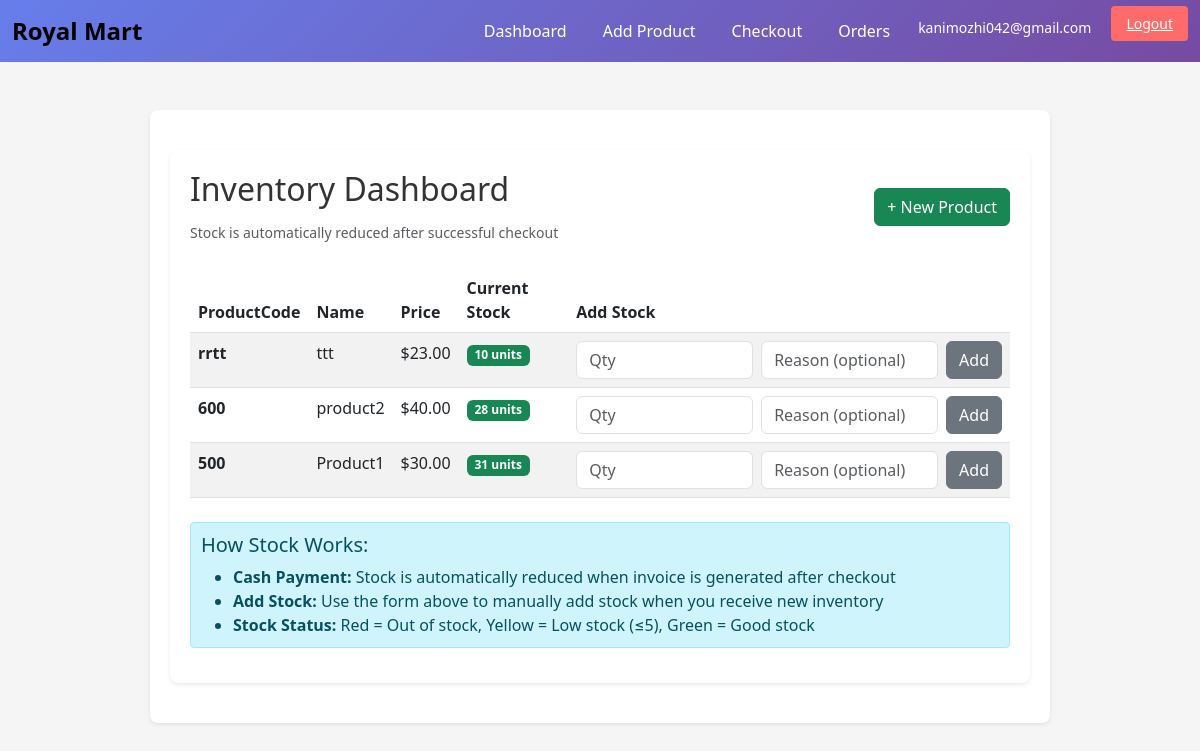
/ (signed in), run on the app's committed database.
### tables this page shows
CREATE TABLE inventory_items (
        id INTEGER PRIMARY KEY AUTOINCREMENT,
        admin_id INTEGER NOT NULL,
        sku TEXT NOT NULL,
        name TEXT NOT NULL,
        description TEXT,
        unit_price REAL NOT NULL,
        created_at TIMESTAMP DEFAULT CURRENT_TIMESTAMP,
        FOREIGN KEY (admin_id) REFERENCES admins(id),
        UNIQUE(admin_id, sku)
      );

### inventory_app/app.py (the view)
@app.route("/")
def dashboard():
  if not require_admin():
    return redirect(url_for("login"))
  conn = get_db()
  admin_id = session.get("admin_id")
  items = conn.execute("SELECT * FROM inventory_items WHERE admin_id=%s ORDER BY created_at DESC", (admin_id,)).fetchall()
  stocks = {item["id"]: current_stock(conn, item["id"]) for item in items}
  return render_template("dashboard.html", items=items, stocks=stocks)

### inventory_app/app.py (called while the page is built)
def require_admin():
  if not session.get("admin_id"):
    flash("Please log in as admin.")
    return False
  return True

def current_stock(conn, item_id):
  cur = conn.execute("SELECT COALESCE(SUM(delta_quantity),0) AS qty FROM inventory_stock WHERE item_id=%s", (item_id,))
  return cur.fetchone()["qty"]

### inventory_app/db.py (called while the page is built, shortened)
def get_db():
    return DBConnection()

    def fetchone(self):
        row = self._cur.fetchone()
        if row is None:
            return None
        return dict(row)

    def fetchall(self):
        rows = self._cur.fetchall()
        return [dict(r) for r in rows]

    def execute(self, sql, params=()):
        if self.driver == "sqlite":
            if "%s" in sql:
                sql = sql.replace("%s", "?")
        else:
            if "?" in sql:
                sql = sql.replace("?", "%s")
        if self.driver == "sqlite":
            cur = self._conn.cursor()
            cur.execute(sql, params)
            return CursorWrapper(cur, "sqlite")

### inventory_app/templates/dashboard.html (shortened to what this page needs)
{% extends "base.html" %}
{% block content %}
  <link rel="stylesheet" href="{{ url_for('static', filename='css/site.css') }}">
  <div class="container">
    <div class="d-flex justify-content-between align-items-center mb-4">
      <div>
        <h2>Inventory Dashboard</h2>
        <small class="text-muted">Stock is automatically reduced after successful checkout</small>
      </div>
      <a class="btn btn-success" href="{{ url_for('inventory_new') }}">+ New Product</a>
    </div>
    <table class="table table-striped mt-3">
      <thead>
        <tr>
          <th>ProductCode</th>
          <th>Name</th>
          <th>Price</th>
          <th>Current Stock</th>
          <th>Add Stock</th>
        </tr>
      </thead>
      <tbody>
        {% for item in items %}
          <tr>
            <td><strong>{{ item.sku }}</strong></td>
            <td>{{ item.name }}</td>
            <td>${{ '%.2f'|format(item.unit_price) }}</td>
            <td>
              <span class="badge {% if stocks[item.id] <= 0 %}bg-danger{% elif stocks[item.id] <= 5 %}bg-warning{% else %}bg-success{% endif %}">
                {{ stocks[item.id] }} units
              </span>
            </td>
            <td>
              <form method="post" action="{{ url_for('add_stock', item_id=item.id) }}" class="d-flex gap-2">
                <input name="quantity" type="number" min="1" class="form-control" placeholder="Qty" required>
                <input name="reason" class="form-control" placeholder="Reason (optional)">
                <button type="submit" class="btn btn-secondary">Add</button>
              </form>
            </td>
          </tr>
        {% endfor %}
      </tbody>
    </table>
    <div class="mt-4 alert alert-info">
      <h5>How Stock Works:</h5>
      <ul class="mb-0">
        <li><strong>Cash Payment:</strong> Stock is automatically reduced when invoice is generated after checkout</li>
        <li><strong>Add Stock:</strong> Use the form above to manually add stock when you receive new inventory</li>
        <li><strong>Stock Status:</strong> Red = Out of stock, Yellow = Low stock (≤5), Green = Good stock</li>
      </ul>
    </div>
  </div>
{% endblock %}

### inventory_app/static/css/site.css (style rules this page uses)
:root { --brand-blue: #007bff; --muted: #666; --bg-page: #f5f5f5; --card-bg: #fff; }
html, body { font-family: system-ui, -apple-system, "Segoe UI", Roboto, "Helvetica Neue", Arial, sans-serif; background: var(--bg-page); color: #222; -webkit-font-smoothing:antialiased; -moz-osx-font-smoothing:grayscale; }
.container { max-width: 900px; margin: 20px auto; background: var(--card-bg); padding: 20px; border-radius: 8px; box-shadow: 0 2px 4px rgba(0,0,0,0.08); }
.d-flex.justify-content-between.align-items-center.mb-4, .page-header { display:flex; justify-content:space-between; align-items:center; margin-bottom:18px; }
h1, h2 { color: #333; margin-bottom: 12px; }
.alert { padding:10px; margin-bottom:15px; border-radius:4px; }

### inventory_app/templates/base.html (style rules this page uses)
body { background: #f5f5f5; }

### data on the page
inventory_items: sku "rrtt", name "ttt", unit_price "23.00", stocks "10"
inventory_items: sku "600", name "product2", unit_price "40.00", stocks "28"
inventory_items: sku "500", name "Product1", unit_price "30.00", stocks "31"

### other printed values
{{ session.get('admin_email') }} "kanimozhi042@gmail.com"
